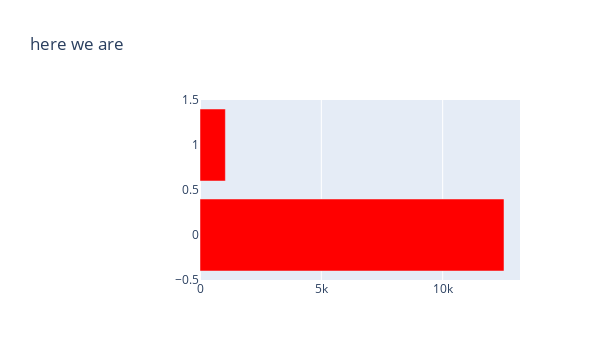

The code cell stored with this chart in its notebook:
### Code cell
trace = go.Bar(y=yy, x=xx, orientation = 'h', marker=dict(color="red"))
data = [trace]
layout = dict(title="here we are", margin=dict(l=200), width=600, height=360)
fig = go.Figure(data=data, layout=layout)
iplot(fig)  #the horizontal  bar graph is plotted and saved as "temp-plot.html"

### Figure 1 — Plotly figure (JSON) as saved in the notebook; plotly's stock layout.template omitted (floating-point values rounded to 4 significant figures)
{"data": [{"marker": {"color": "red"}, "x": [1046, 12528], "type": "bar", "orientation": "h", "y": [1, 0]}], "layout": {"width": 600, "title": {"text": "here we are"}, "margin": {"l": 200}, "height": 360}}
